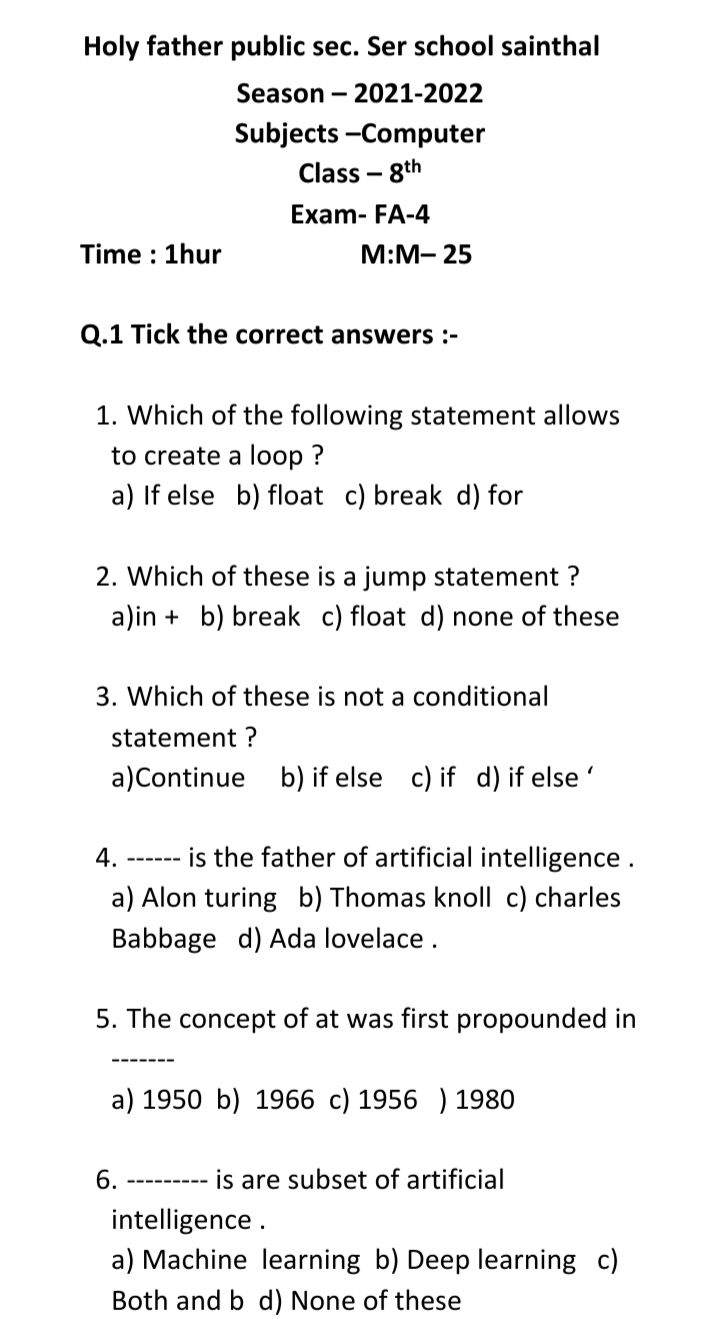
#> input picture Backend/uploads/eng_test.jpg, 720 x 1319 px
$ python -i OCR_ENGINE.py   (imports and definitions only)
#> lines starting #> are read from the running program, lines starting #| are printed output that depends on the picture; after the words box and inside, x2 and y2 are one past the last pixel; in counts of white or black regions, pixels touching at a corner belong together
from PIL import Image
import pytesseract
import cv2
import numpy as np

def pre_process_img(img_path: str) -> np.ndarray:
#> called with img_path = 'uploads/eng_test.jpg'
    image = cv2.imread(img_path)
#> image is the input picture: shape (1319, 720, 3); min 0, max 255, mean 241.8
    gray = cv2.cvtColor(image, cv2.COLOR_BGR2GRAY) #grayscale
    _, thresh = cv2.threshold(gray, 0, 255, cv2.THRESH_BINARY + cv2.THRESH_OTSU) #Binarize the image
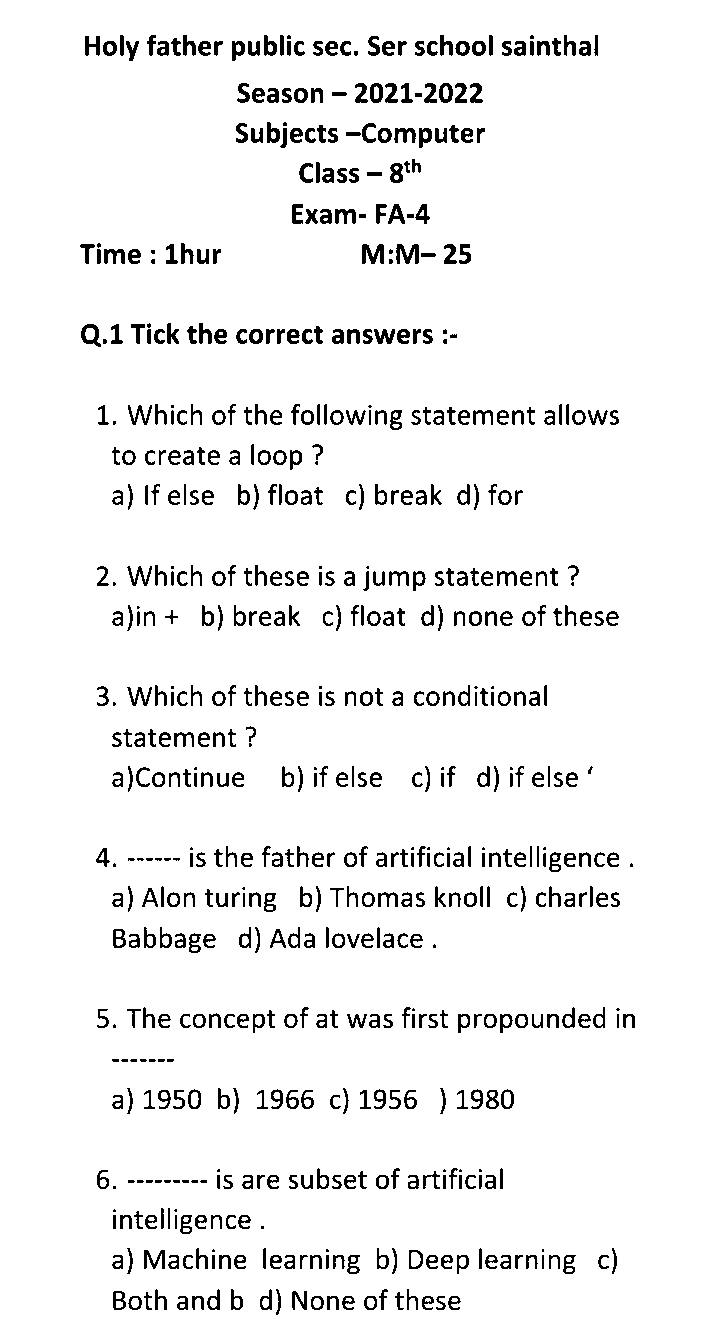
#> thresh: shape (1319, 720); 94.4% white; 649 black regions (72 under 20 px), largest, box (x1, y1, x2, y2) and area: (362, 244, 384, 264) 284, (396, 244, 419, 264) 276, (81, 324, 101, 347) 220


    #resize
    scale_percent = 150
    width = int(thresh.shape[1] * scale_percent / 100)
#> width = 1080
    height = int(thresh.shape[0] * scale_percent / 100)
#> height = 1978
    resized = cv2.resize(thresh, (width, height), interpolation = cv2.INTER_AREA)
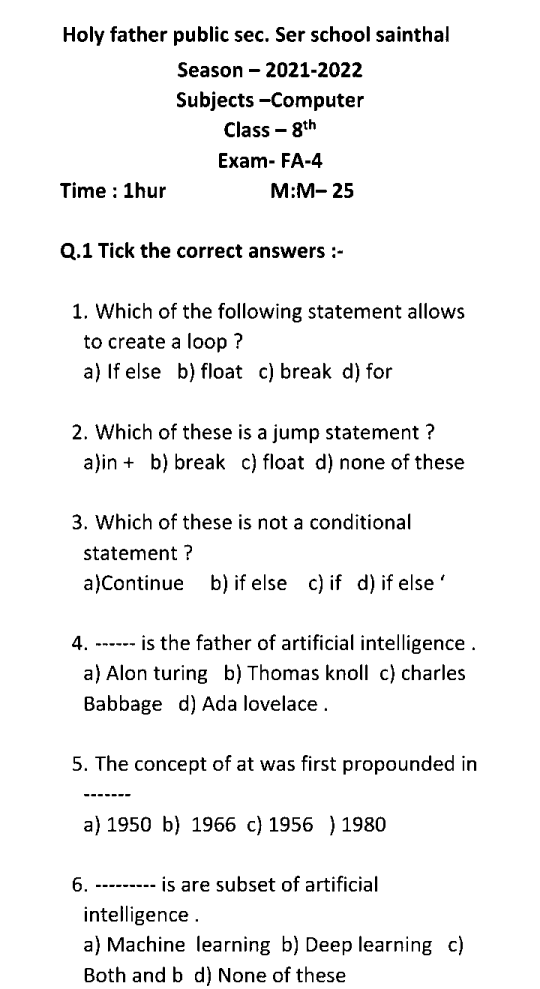
#> resized: shape (1978, 1080) (shown at 1/2 size); min 0, max 255, mean 240.7

    return resized

def perform_ocr(image_path: str, lang: str = "hin") -> str:
    preprocessed_image = pre_process_img(image_path)
    pil_image = Image.fromarray(preprocessed_image)

    custom_config = "--oem 1 --psm 6"

    return pytesseract.image_to_string(pil_image, lang=lang, config=custom_config).strip()

>>> result = pre_process_img('uploads/eng_test.jpg')

$ run again, on Backend/uploads/images.png
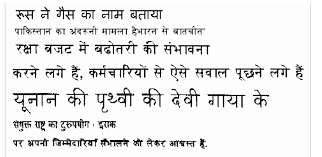
#> input picture Backend/uploads/images.png, 322 x 157 px
#> in pre_process_img, image is the input picture: shape (157, 322, 3); min 0, max 255, mean 233.6
#> in pre_process_img, `_, thresh = cv2.threshold(gray, 0, 255, cv2.THRESH_BINARY + cv2.THRESH..`:
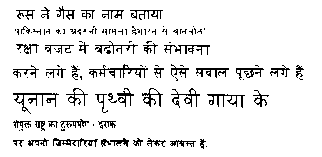
#> thresh: shape (157, 322); 91.4% white; black in thin lines or dots, all inside (x1, y1, x2, y2) = (13, 6, 304, 149)
#> in pre_process_img, `resized = cv2.resize(thresh, (width, height), interpolation = cv2.INTE..`:
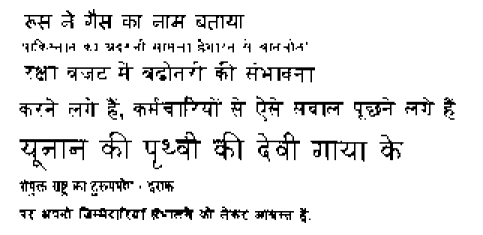
#> resized: shape (235, 483); min 0, max 255, mean 233.2
